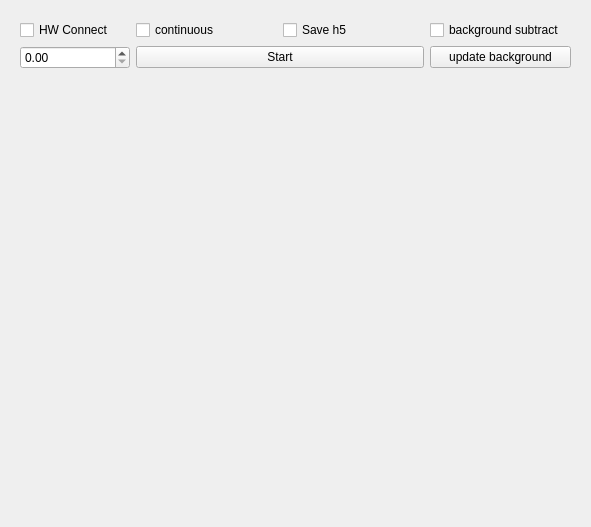
<?xml version="1.0" encoding="UTF-8"?>
<ui version="4.0">
 <class>Form</class>
 <widget class="QWidget" name="Form">
  <property name="geometry">
   <rect>
    <x>0</x>
    <y>0</y>
    <width>591</width>
    <height>527</height>
   </rect>
  </property>
  <property name="windowTitle">
   <string>Form</string>
  </property>
  <layout class="QVBoxLayout" name="verticalLayout" stretch="0,0">
   <item>
    <layout class="QHBoxLayout" name="cb_layout">
     <item>
      <widget class="QWidget" name="control_widget" native="true">
       <property name="sizePolicy">
        <sizepolicy hsizetype="Preferred" vsizetype="Fixed">
         <horstretch>0</horstretch>
         <verstretch>0</verstretch>
        </sizepolicy>
       </property>
       <layout class="QGridLayout" name="gridLayout">
        <item row="2" column="9">
         <widget class="QPushButton" name="update_background_pushButton">
          <property name="text">
           <string>update background</string>
          </property>
         </widget>
        </item>
        <item row="1" column="9">
         <widget class="QCheckBox" name="background_subtract_checkBox">
          <property name="text">
           <string>background subtract</string>
          </property>
         </widget>
        </item>
        <item row="1" column="4">
         <widget class="QCheckBox" name="hw_connect_checkBox">
          <property name="maximumSize">
           <size>
            <width>110</width>
            <height>16777215</height>
           </size>
          </property>
          <property name="text">
           <string>HW Connect</string>
          </property>
         </widget>
        </item>
        <item row="2" column="4">
         <widget class="QDoubleSpinBox" name="int_time_doubleSpinBox"/>
        </item>
        <item row="1" column="5">
         <widget class="QCheckBox" name="continuous_checkBox">
          <property name="text">
           <string>continuous</string>
          </property>
         </widget>
        </item>
        <item row="1" column="6">
         <widget class="QCheckBox" name="save_h5_checkBox">
          <property name="text">
           <string>Save h5</string>
          </property>
         </widget>
        </item>
        <item row="2" column="5" colspan="2">
         <widget class="QPushButton" name="start_pushButton">
          <property name="text">
           <string>Start</string>
          </property>
         </widget>
        </item>
       </layout>
      </widget>
     </item>
    </layout>
   </item>
   <item>
    <widget class="QWidget" name="plot_widget" native="true">
     <layout class="QVBoxLayout" name="plot_layout">
      <property name="spacing">
       <number>0</number>
      </property>
      <property name="leftMargin">
       <number>0</number>
      </property>
      <property name="topMargin">
       <number>0</number>
      </property>
      <property name="rightMargin">
       <number>0</number>
      </property>
      <property name="bottomMargin">
       <number>0</number>
      </property>
     </layout>
    </widget>
   </item>
  </layout>
 </widget>
 <resources/>
 <connections/>
</ui>
